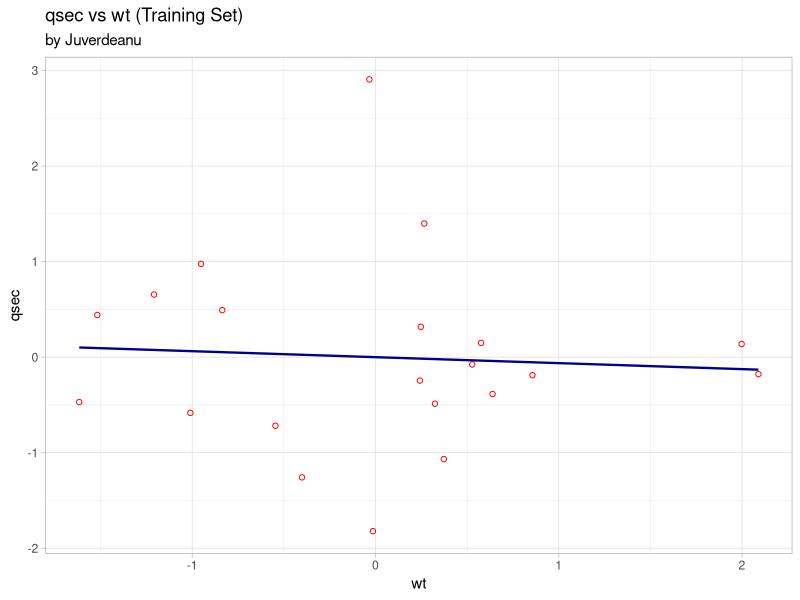
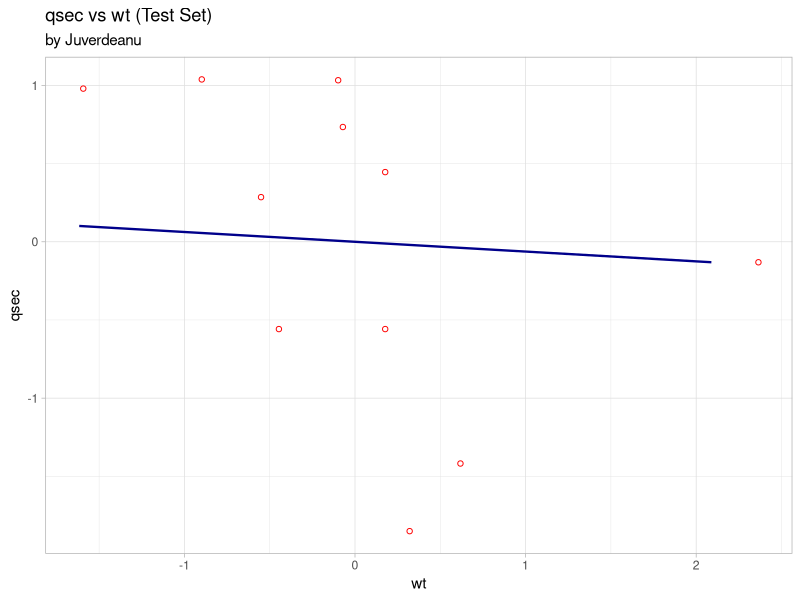

These charts were generated, in order, by the following R code:
library(tidyverse)
library(caTools)

#By Pul Juverdeanu

rm(list = ls())

mtcars
glimpse(mtcars)

mtcars %>% 
  summarise_all(~ sum(is.na(.)))

mtcars1 <- mtcars %>% 
  select(
    wt,qsec
  )
mtcars1

# Encoding the factor variable
# dataset$Country = factor(dataset$Country,
#                          levels = c('France', 'Spain', 'Germany'),
#                           labels = c(1, 2, 3))

# split the data set
set.seed(123)
split <- sample.split(mtcars1$qsec, SplitRatio = 2/3)

training_set <- subset(mtcars1, split == TRUE)
training_set

test_set <- subset(mtcars1,split == FALSE)
test_set

# scalling

training_set[,1:2] <- scale(training_set[,1:2])
training_set

test_set[,1:2] <- scale(test_set[,1:2])
test_set

# Creating the model

regressor <- lm(formula = qsec ~ wt, data = training_set)
regressor

summary(regressor)

# Predicting the test results

y_predict <- predict(regressor, newdata = test_set)
y_predict

# visualising the regression for the test set

ggplot()+
  geom_point(aes(training_set$wt, training_set$qsec), 
             color = 'red',
             shape =21)+
  geom_line(aes(training_set$wt, y = predict(regressor, newdata = training_set)),
            color = 'darkblue',
            size = 0.8)+
  labs(title = "qsec vs wt (Training Set)",
       subtitle = "by Juverdeanu",
       x = "wt",
       y = "qsec")+
  theme_light()


ggplot()+
  geom_point(aes(test_set$wt, test_set$qsec), 
             color = 'red',
             shape =21)+
  geom_line(aes(training_set$wt, y = predict(regressor, newdata = training_set)),
            color = 'darkblue',
            size = 0.8)+
  labs(title = "qsec vs wt (Test Set)",
       subtitle = "by Juverdeanu",
       x = "wt",
       y = "qsec")+
  theme_light()
